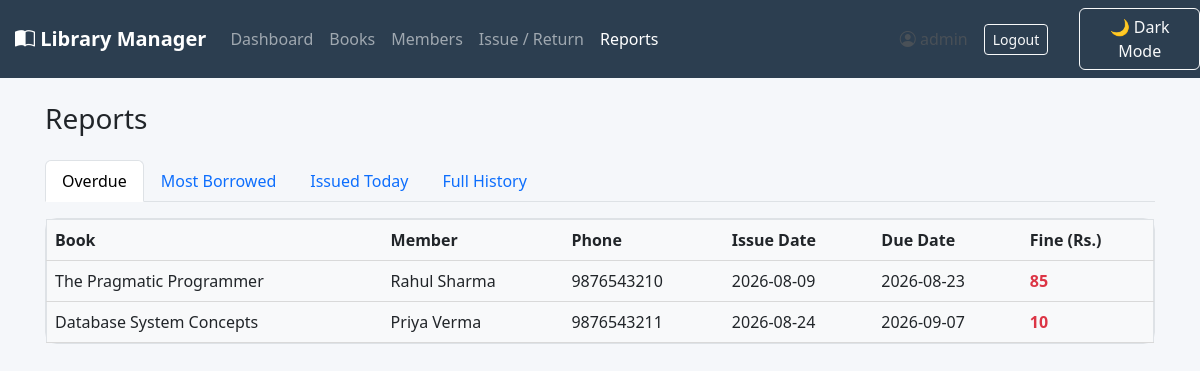
The app's page /reports (signed in) with its own data.
### tables this page shows
CREATE TABLE issue_records (
    issue_id INTEGER PRIMARY KEY AUTOINCREMENT,
    book_id INTEGER NOT NULL,
    member_id INTEGER NOT NULL,
    issue_date TEXT NOT NULL,
    due_date TEXT NOT NULL,
    return_date TEXT,
    fine_amount REAL DEFAULT 0,
    status TEXT NOT NULL DEFAULT 'Issued',
    FOREIGN KEY (book_id) REFERENCES books(book_id),
    FOREIGN KEY (member_id) REFERENCES members(member_id)
);

CREATE TABLE books (
    book_id INTEGER PRIMARY KEY AUTOINCREMENT,
    title TEXT NOT NULL,
    author TEXT NOT NULL,
    publisher TEXT,
    isbn TEXT,
    category TEXT,
    total_copies INTEGER NOT NULL DEFAULT 1,
    available_copies INTEGER NOT NULL DEFAULT 1
);

CREATE TABLE members (
    member_id INTEGER PRIMARY KEY AUTOINCREMENT,
    name TEXT NOT NULL,
    email TEXT,
    phone TEXT,
    address TEXT,
    join_date TEXT NOT NULL
);

### app.py (the view)
@app.route("/reports")
@login_required
def reports():
    conn = get_connection()
    overdue_rows = conn.execute(
        """
        SELECT ir.issue_id, b.title, m.name AS member_name, m.phone, ir.issue_date, ir.due_date
        FROM issue_records ir
        JOIN books b ON b.book_id = ir.book_id
        JOIN members m ON m.member_id = ir.member_id
        WHERE ir.status = 'Issued' AND ir.due_date < date('now')
        ORDER BY ir.due_date ASC
        """
    ).fetchall()
    overdue_list = [{**dict(r), "fine": calculate_fine(r["due_date"])} for r in overdue_rows]
    most_borrowed = conn.execute(
        """
        SELECT b.title, b.author, COUNT(ir.issue_id) AS times_issued
        FROM issue_records ir
        JOIN books b ON b.book_id = ir.book_id
        GROUP BY ir.book_id
        ORDER BY times_issued DESC
        LIMIT 5
        """
    ).fetchall()
    issued_today = conn.execute(
        """
        SELECT b.title, m.name AS member_name, ir.due_date
        FROM issue_records ir
        JOIN books b ON b.book_id = ir.book_id
        JOIN members m ON m.member_id = ir.member_id
        WHERE ir.issue_date = date('now')
        """
    ).fetchall()
    history = conn.execute(
        """
        SELECT b.title, m.name AS member_name, ir.issue_date, ir.due_date, ir.return_date,
               ir.fine_amount, ir.status
        FROM issue_records ir
        JOIN books b ON b.book_id = ir.book_id
        JOIN members m ON m.member_id = ir.member_id
        ORDER BY ir.issue_date DESC
        """
    ).fetchall()
    conn.close()
    return render_template(
        "reports.html",
        overdue_list=overdue_list,
        most_borrowed=most_borrowed,
        issued_today=issued_today,
        history=history,
    )

### app.py (called while the page is built)
def login_required(view):
    from functools import wraps
    @wraps(view)
    def wrapped(*args, **kwargs):
        if "user_id" not in session:
            flash("Please log in to continue.", "warning")
            return redirect(url_for("login"))
        return view(*args, **kwargs)
    return wrapped

def calculate_fine(due_date_str, return_date_str=None):
    due = date.fromisoformat(due_date_str)
    ref = date.fromisoformat(return_date_str) if return_date_str else date.today()
    overdue_days = (ref - due).days
    if overdue_days > 0:
        return overdue_days * FINE_PER_DAY
    return 0

### database.py (called while the page is built)
def get_connection():
    conn = sqlite3.connect(DB_PATH)
    conn.row_factory = sqlite3.Row
    conn.execute("PRAGMA foreign_keys = ON")
    return conn

### templates/reports.html (shortened to what this page needs)
{% extends "base.html" %}
{% block content %}
<h3 class="mb-4">Reports</h3>
<ul class="nav nav-tabs mb-3" id="reportTabs" role="tablist">
  <li class="nav-item" role="presentation">
    <button class="nav-link active" data-bs-toggle="tab" data-bs-target="#overdue" type="button">Overdue</button>
  </li>
  <li class="nav-item" role="presentation">
    <button class="nav-link" data-bs-toggle="tab" data-bs-target="#popular" type="button">Most Borrowed</button>
  </li>
  <li class="nav-item" role="presentation">
    <button class="nav-link" data-bs-toggle="tab" data-bs-target="#today" type="button">Issued Today</button>
  </li>
  <li class="nav-item" role="presentation">
    <button class="nav-link" data-bs-toggle="tab" data-bs-target="#history" type="button">Full History</button>
  </li>
</ul>
<div class="tab-content">
  <div class="tab-pane fade show active" id="overdue">
    <div class="card">
      <div class="card-body p-0">
        <table class="table table-hover mb-0">
          <thead class="table-light">
            <tr><th>Book</th><th>Member</th><th>Phone</th><th>Issue Date</th><th>Due Date</th><th>Fine (Rs.)</th></tr>
          </thead>
          <tbody>
            {% for r in overdue_list %}
            <tr>
              <td>{{ r.title }}</td><td>{{ r.member_name }}</td><td>{{ r.phone or '-' }}</td>
              <td>{{ r.issue_date }}</td><td>{{ r.due_date }}</td>
              <td class="text-danger fw-semibold">{{ r.fine }}</td>
            </tr>
            {% else %}
            <tr><td colspan="6" class="text-center text-muted py-3">No overdue books.</td></tr>
            {% endfor %}
          </tbody>
        </table>
      </div>
    </div>
  </div>
</div>
{% endblock %}

### static/style.css (style rules this page uses)
:root { --brand-dark: #2c3e50; --brand-accent: hsl(216,38%,47%); --bg-color: #f5f7fa; --card-color: #f8f9fa; --text-color: #212529; --border-color: #d9d9d9; }
body { background-color: var(--bg-color); color: var(--text-color); }
.card { border-radius:0.6rem; background:var(--card-color); color:var(--text-color); border:1px solid var(--border-color); }
.table { background:var(--card-color); color:var(--text-color); }
.table th, .table td { background:var(--card-color); color:var(--text-color); border-color:var(--border-color); }
.card, .table, .table-responsive, .form-control, .form-select, .input-group-text, .list-group-item { background-color: #f8f9fa; color: #212529; border: 1px solid #dee2e6; transition: 0.3s; }
.card, .stat-card { width:100%; border-radius:12px; }
.card { height:100%; border-radius:12px; }

### records on screen
issue_records: title "The Pragmatic Programmer", member_name "Rahul Sharma", phone "9876543210", issue_date "2026-08-09", due_date "2026-08-23", fine "85"
issue_records: title "Database System Concepts", member_name "Priya Verma", phone "9876543211", issue_date "2026-08-24", due_date "2026-09-07", fine "10"

### other values on screen
{{ session.username }} "admin"
